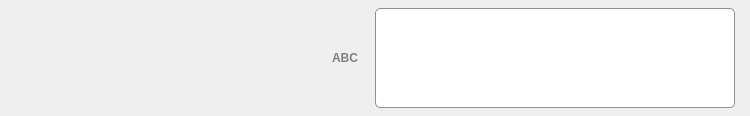
<?xml version="1.0" encoding="UTF-8"?>
<ui version="4.0">
 <class>AttributeFormula</class>
 <widget class="QWidget" name="AttributeFormula">
  <property name="geometry">
   <rect>
    <x>0</x>
    <y>0</y>
    <width>750</width>
    <height>116</height>
   </rect>
  </property>
  <property name="sizePolicy">
   <sizepolicy hsizetype="Preferred" vsizetype="Fixed">
    <horstretch>0</horstretch>
    <verstretch>0</verstretch>
   </sizepolicy>
  </property>
  <property name="minimumSize">
   <size>
    <width>575</width>
    <height>0</height>
   </size>
  </property>
  <property name="maximumSize">
   <size>
    <width>16777215</width>
    <height>16777215</height>
   </size>
  </property>
  <layout class="QGridLayout" name="gridLayout">
   <property name="leftMargin">
    <number>15</number>
   </property>
   <property name="topMargin">
    <number>7</number>
   </property>
   <property name="rightMargin">
    <number>15</number>
   </property>
   <property name="bottomMargin">
    <number>7</number>
   </property>
   <property name="spacing">
    <number>10</number>
   </property>
   <item row="0" column="0">
    <widget class="QLabel" name="num_attrib">
     <property name="minimumSize">
      <size>
       <width>50</width>
       <height>26</height>
      </size>
     </property>
     <property name="maximumSize">
      <size>
       <width>50</width>
       <height>26</height>
      </size>
     </property>
     <property name="font">
      <font>
       <family>Segoe UI</family>
       <pointsize>10</pointsize>
      </font>
     </property>
     <property name="alignment">
      <set>Qt::AlignCenter</set>
     </property>
    </widget>
   </item>
   <item row="0" column="2">
    <widget class="QLabel" name="type_attrib">
     <property name="minimumSize">
      <size>
       <width>40</width>
       <height>26</height>
      </size>
     </property>
     <property name="maximumSize">
      <size>
       <width>40</width>
       <height>26</height>
      </size>
     </property>
     <property name="font">
      <font>
       <family>Segoe UI</family>
       <pointsize>9</pointsize>
       <weight>75</weight>
       <bold>true</bold>
      </font>
     </property>
     <property name="toolTip">
      <string>Texte</string>
     </property>
     <property name="styleSheet">
      <string notr="true">QLabel{color: grey; }</string>
     </property>
     <property name="text">
      <string notr="true">ABC</string>
     </property>
     <property name="alignment">
      <set>Qt::AlignCenter</set>
     </property>
    </widget>
   </item>
   <item row="0" column="3">
    <layout class="QGridLayout" name="formula_layer">
     <property name="spacing">
      <number>0</number>
     </property>
     <item row="1" column="0" rowspan="3">
      <widget class="TextFormule" name="value_attrib">
       <property name="minimumSize">
        <size>
         <width>100</width>
         <height>100</height>
        </size>
       </property>
       <property name="maximumSize">
        <size>
         <width>16777215</width>
         <height>100</height>
        </size>
       </property>
       <property name="font">
        <font>
         <family>Segoe UI</family>
         <pointsize>10</pointsize>
        </font>
       </property>
       <property name="styleSheet">
        <string notr="true">QPlainTextEdit{border: 1px solid #8f8f91; border-right-width: 0px; padding-left: 5px; padding-right: 5px; padding-top: 1px; padding-bottom: 1px; border-top-left-radius: 5px; border-bottom-left-radius: 5px; background-color: #FFFFFF; }</string>
       </property>
       <property name="tabChangesFocus">
        <bool>true</bool>
       </property>
      </widget>
     </item>
     <item row="3" column="1" colspan="3">
      <widget class="QLabel" name="nb_char">
       <property name="font">
        <font>
         <family>Segoe UI</family>
         <pointsize>8</pointsize>
        </font>
       </property>
       <property name="styleSheet">
        <string notr="true">QLabel{border: 1px solid #8f8f91; border-left-width: 0px; border-top-width: 0px; border-bottom-right-radius:5px; color: grey; background-color:#FFFFFF; }</string>
       </property>
       <property name="text">
        <string/>
       </property>
       <property name="alignment">
        <set>Qt::AlignCenter</set>
       </property>
       <property name="textInteractionFlags">
        <set>Qt::NoTextInteraction</set>
       </property>
      </widget>
     </item>
     <item row="2" column="1">
      <widget class="BoutonVerif" name="formula_verification_bt">
       <property name="sizePolicy">
        <sizepolicy hsizetype="Minimum" vsizetype="Minimum">
         <horstretch>0</horstretch>
         <verstretch>0</verstretch>
        </sizepolicy>
       </property>
       <property name="minimumSize">
        <size>
         <width>40</width>
         <height>33</height>
        </size>
       </property>
       <property name="maximumSize">
        <size>
         <width>40</width>
         <height>33</height>
        </size>
       </property>
       <property name="font">
        <font>
         <family>Segoe UI</family>
         <pointsize>10</pointsize>
        </font>
       </property>
       <property name="styleSheet">
        <string notr="true">QPushButton{border: 0px solid #8f8f91; background-color:#FFFFFF; }
QPushButton:hover{border-width: 1px; background-color: qlineargradient(spread:pad, x1:0, y1:0, x2:0, y2:1, stop:0 #F8F8F8, stop:1 #8FADCC); }
QPushButton:pressed{border-width: 1px; background-color: qlineargradient(spread:pad, x1:0, y1:0, x2:0, y2:1, stop:0 #8FADCC, stop:1 #F8F8F8); }</string>
       </property>
       <property name="icon">
        <iconset resource="../icones/icons.qrc">
         <normaloff>:/Images/valid.svg</normaloff>:/Images/valid.svg</iconset>
       </property>
       <property name="iconSize">
        <size>
         <width>18</width>
         <height>18</height>
        </size>
       </property>
       <property name="flat">
        <bool>true</bool>
       </property>
      </widget>
     </item>
     <item row="2" column="2">
      <widget class="QPushButton" name="formula_color_bt">
       <property name="sizePolicy">
        <sizepolicy hsizetype="Minimum" vsizetype="Minimum">
         <horstretch>0</horstretch>
         <verstretch>0</verstretch>
        </sizepolicy>
       </property>
       <property name="minimumSize">
        <size>
         <width>40</width>
         <height>33</height>
        </size>
       </property>
       <property name="maximumSize">
        <size>
         <width>40</width>
         <height>33</height>
        </size>
       </property>
       <property name="font">
        <font>
         <family>Segoe UI</family>
         <pointsize>10</pointsize>
        </font>
       </property>
       <property name="toolTip">
        <string>Coloriser les couples de parenthèses</string>
       </property>
       <property name="styleSheet">
        <string notr="true">QPushButton{border: 0px solid #8f8f91; border-right-width: 1px; padding-bottom: 1px; padding-top: 1px; padding-left: 1px; background-color:#FFFFFF; }
QPushButton:hover{border-width: 1px; padding: 0px; background-color: qlineargradient(spread:pad, x1:0, y1:0, x2:0, y2:1, stop:0 #F8F8F8, stop:1 #8FADCC); }
QPushButton:pressed{border-width: 1px; padding: 0px; background-color: qlineargradient(spread:pad, x1:0, y1:0, x2:0, y2:1, stop:0 #8FADCC, stop:1 #F8F8F8); }</string>
       </property>
       <property name="icon">
        <iconset resource="../icones/icons.qrc">
         <normaloff>:/Images/brackets_color.png</normaloff>:/Images/brackets_color.png</iconset>
       </property>
       <property name="iconSize">
        <size>
         <width>18</width>
         <height>18</height>
        </size>
       </property>
       <property name="checked">
        <bool>false</bool>
       </property>
       <property name="flat">
        <bool>true</bool>
       </property>
      </widget>
     </item>
     <item row="1" column="1">
      <widget class="QPushButton" name="formula_editor_bt">
       <property name="sizePolicy">
        <sizepolicy hsizetype="Minimum" vsizetype="Minimum">
         <horstretch>0</horstretch>
         <verstretch>0</verstretch>
        </sizepolicy>
       </property>
       <property name="minimumSize">
        <size>
         <width>40</width>
         <height>33</height>
        </size>
       </property>
       <property name="maximumSize">
        <size>
         <width>30</width>
         <height>33</height>
        </size>
       </property>
       <property name="font">
        <font>
         <family>Segoe UI</family>
         <pointsize>10</pointsize>
        </font>
       </property>
       <property name="toolTip">
        <string>Ouvrir l'éditeur de formules</string>
       </property>
       <property name="styleSheet">
        <string notr="true">QPushButton{border: 0px solid #8f8f91; border-top-width: 1px; padding-bottom: 1px; padding-left: 1px; padding-right: 1px; background-color:#FFFFFF; }
QPushButton:hover{border-width: 1px; padding: 0px; background-color: qlineargradient(spread:pad, x1:0, y1:0, x2:0, y2:1, stop:0 #F8F8F8, stop:1 #8FADCC)}
QPushButton:pressed{border-width: 1px; padding: 0px; background-color: qlineargradient(spread:pad, x1:0, y1:0, x2:0, y2:1, stop:0 #8FADCC, stop:1 #F8F8F8)}</string>
       </property>
       <property name="icon">
        <iconset resource="../icones/icons.qrc">
         <normaloff>:/Images/formula.svg</normaloff>:/Images/formula.svg</iconset>
       </property>
       <property name="iconSize">
        <size>
         <width>18</width>
         <height>18</height>
        </size>
       </property>
       <property name="flat">
        <bool>true</bool>
       </property>
      </widget>
     </item>
     <item row="1" column="2">
      <widget class="QPushButton" name="formula_favorite_bt">
       <property name="sizePolicy">
        <sizepolicy hsizetype="Minimum" vsizetype="Minimum">
         <horstretch>0</horstretch>
         <verstretch>0</verstretch>
        </sizepolicy>
       </property>
       <property name="minimumSize">
        <size>
         <width>40</width>
         <height>33</height>
        </size>
       </property>
       <property name="maximumSize">
        <size>
         <width>40</width>
         <height>33</height>
        </size>
       </property>
       <property name="font">
        <font>
         <family>Segoe UI</family>
         <pointsize>10</pointsize>
        </font>
       </property>
       <property name="contextMenuPolicy">
        <enum>Qt::CustomContextMenu</enum>
       </property>
       <property name="toolTip">
        <string>Ouvrir les favoris</string>
       </property>
       <property name="styleSheet">
        <string notr="true">QPushButton{border: 1px solid #8f8f91; border-left-width: 0px; padding-left: 1px; border-bottom-width: 0px; padding-bottom: 1px; border-top-right-radius:5px;  background-color:#FFFFFF; }
QPushButton:hover{border-left-width: 1px; border-bottom-width: 1px; padding: 0px; background-color: qlineargradient(spread:pad, x1:0, y1:0, x2:0, y2:1, stop:0 #F8F8F8, stop:1 #8FADCC); }
QPushButton:pressed{border-left-width: 1px; border-bottom-width: 1px; padding: 0px; background-color: qlineargradient(spread:pad, x1:0, y1:0, x2:0, y2:1, stop:0 #8FADCC, stop:1 #F8F8F8); }</string>
       </property>
       <property name="icon">
        <iconset resource="../icones/icons.qrc">
         <normaloff>:/Images/formula_favorite.svg</normaloff>:/Images/formula_favorite.svg</iconset>
       </property>
       <property name="iconSize">
        <size>
         <width>18</width>
         <height>18</height>
        </size>
       </property>
       <property name="flat">
        <bool>true</bool>
       </property>
      </widget>
     </item>
    </layout>
   </item>
   <item row="0" column="1">
    <widget class="QLabel" name="name_attrib">
     <property name="minimumSize">
      <size>
       <width>240</width>
       <height>26</height>
      </size>
     </property>
     <property name="maximumSize">
      <size>
       <width>240</width>
       <height>26</height>
      </size>
     </property>
     <property name="font">
      <font>
       <family>Segoe UI</family>
       <pointsize>10</pointsize>
       <weight>75</weight>
       <bold>true</bold>
      </font>
     </property>
    </widget>
   </item>
  </layout>
 </widget>
 <customwidgets>
  <customwidget>
   <class>TextFormule</class>
   <extends>QPlainTextEdit</extends>
   <header>formula_manage.h</header>
  </customwidget>
  <customwidget>
   <class>BoutonVerif</class>
   <extends>QPushButton</extends>
   <header>formula_manage.h</header>
  </customwidget>
 </customwidgets>
 <tabstops>
  <tabstop>value_attrib</tabstop>
  <tabstop>formula_editor_bt</tabstop>
  <tabstop>formula_favorite_bt</tabstop>
  <tabstop>formula_verification_bt</tabstop>
  <tabstop>formula_color_bt</tabstop>
 </tabstops>
 <resources>
  <include location="../icones/icons.qrc"/>
 </resources>
 <connections/>
</ui>
